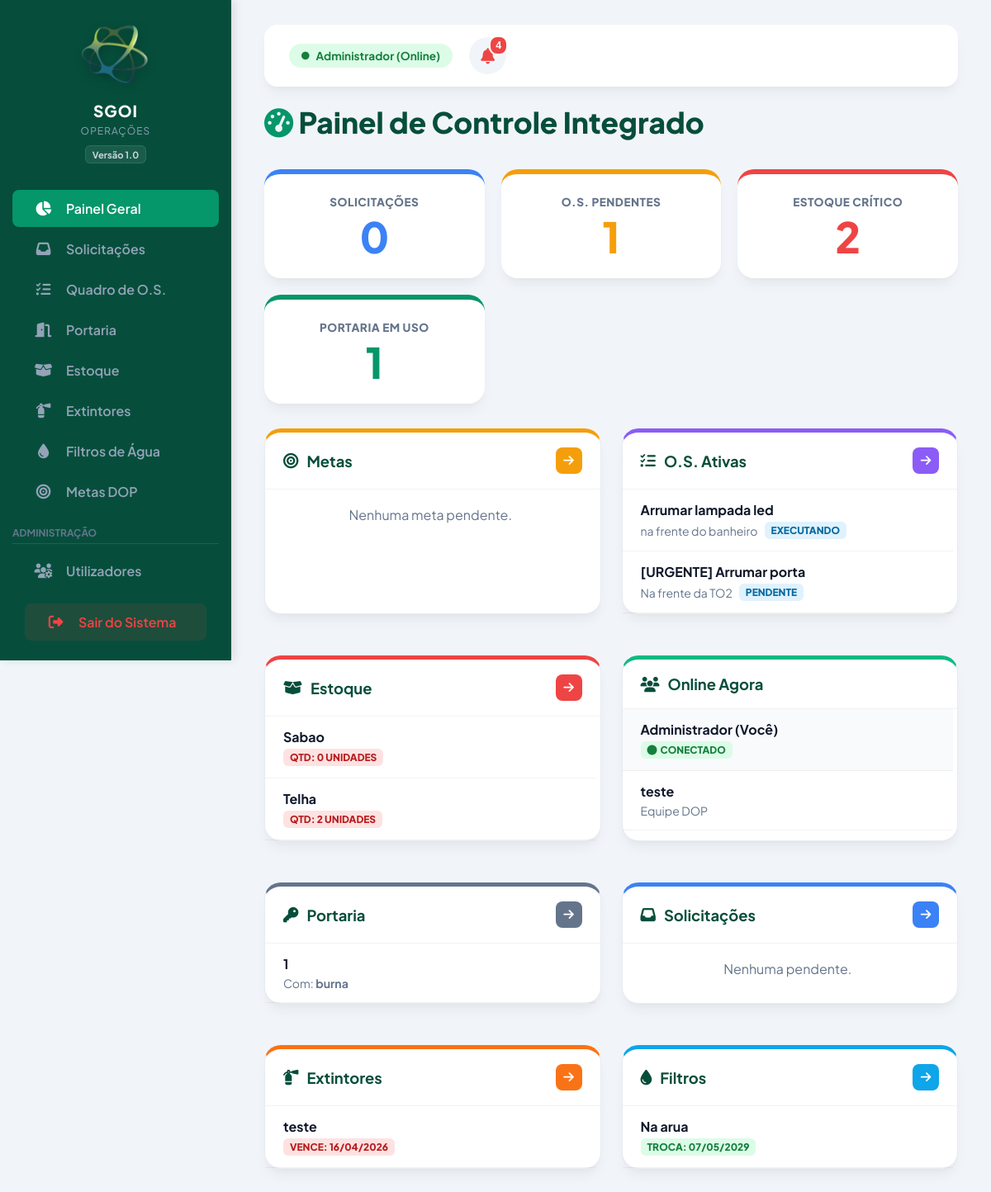
Screenshot of /src/painel.php (signed in) with the database file from the repository.
### tables this page shows
CREATE TABLE ordens_servico (
        id INTEGER PRIMARY KEY AUTOINCREMENT,
        descricao TEXT NOT NULL,
        local TEXT NOT NULL,
        solicitante TEXT NOT NULL,
        status TEXT DEFAULT 'Pendente',
        criado_por TEXT,
        data_criacao TEXT
    );

CREATE TABLE estoque (
        id INTEGER PRIMARY KEY AUTOINCREMENT,
        produto TEXT NOT NULL,
        quantidade INTEGER DEFAULT 0,
        unidade TEXT NOT NULL
    );

CREATE TABLE usuarios (
        id INTEGER PRIMARY KEY AUTOINCREMENT,
        nome TEXT NOT NULL,
        email TEXT UNIQUE NOT NULL,
        senha TEXT NOT NULL,
        is_admin INTEGER DEFAULT 0,
        acesso_dashboard INTEGER DEFAULT 0,
        acesso_portaria INTEGER DEFAULT 0,
        acesso_os INTEGER DEFAULT 0,
        acesso_estoque INTEGER DEFAULT 0,
        acesso_metas INTEGER DEFAULT 0,
        acesso_extintores INTEGER DEFAULT 0,
        acesso_filtros INTEGER DEFAULT 0,
        acesso_solicitacoes INTEGER DEFAULT 0
    );

CREATE TABLE ativos (
        id INTEGER PRIMARY KEY AUTOINCREMENT,
        identificador TEXT NOT NULL,
        categoria TEXT,
        responsavel TEXT,
        status TEXT DEFAULT 'Emprestado'
    );

CREATE TABLE extintores (
        id INTEGER PRIMARY KEY AUTOINCREMENT,
        local TEXT NOT NULL,
        tipo TEXT NOT NULL,
        data_vencimento TEXT NOT NULL,
        criado_por TEXT,
        data_criacao TEXT
    );

CREATE TABLE filtros (
        id INTEGER PRIMARY KEY AUTOINCREMENT,
        local TEXT NOT NULL,
        tipo TEXT NOT NULL,
        data_vencimento TEXT NOT NULL,
        criado_por TEXT,
        data_criacao TEXT
    );

### src/painel.php (the view, shortened to what this page needs)
<?php
require_once '../config/database.php';
$hora_atual = date('H:i');
$hoje = new DateTime(date('Y-m-d'));
$solicitacoes_novas = $pdo->query("SELECT COUNT(*) FROM solicitacoes WHERE status = 'Aguardando'")->fetchColumn();
$os_pendentes = $pdo->query("SELECT COUNT(*) FROM ordens_servico WHERE status = 'Pendente'")->fetchColumn();
$emprestados = $pdo->query("SELECT COUNT(*) FROM ativos WHERE status = 'Emprestado'")->fetchColumn();
$estoque_baixo = $pdo->query("SELECT COUNT(*) FROM estoque WHERE quantidade <= 3")->fetchColumn();
$metas_painel = $pdo->query("SELECT * FROM metas WHERE status = 'Pendente' ORDER BY data_limite ASC LIMIT 6")->fetchAll();
$lista_os = $pdo->query("SELECT id, descricao, local, status FROM ordens_servico WHERE status != 'Concluido' ORDER BY id DESC LIMIT 6")->fetchAll();
$lista_emprestados = $pdo->query("SELECT identificador, categoria, responsavel FROM ativos WHERE status = 'Emprestado' ORDER BY identificador ASC LIMIT 6")->fetchAll();
$lista_solicitacoes = $pdo->query("SELECT id, descricao, solicitante, data_criacao FROM solicitacoes WHERE status = 'Aguardando' ORDER BY id DESC LIMIT 5")->fetchAll();
$lista_estoque = $pdo->query("SELECT produto, quantidade, unidade FROM estoque WHERE quantidade <= 3 ORDER BY quantidade ASC LIMIT 5")->fetchAll();
$lista_extintores = $pdo->query("SELECT local, tipo, data_vencimento FROM extintores ORDER BY data_vencimento ASC LIMIT 5")->fetchAll();
$lista_filtros = $pdo->query("SELECT local, tipo, data_vencimento FROM filtros ORDER BY data_vencimento ASC LIMIT 5")->fetchAll();
$lista_usuarios = $pdo->query("SELECT nome FROM usuarios ORDER BY nome ASC LIMIT 5")->fetchAll();
$notificacoes = [];
$os_urgentes = 0;
foreach($lista_os as $os) { if(strpos($os['descricao'], '[URGENTE]') !== false) $os_urgentes++; }
if ($os_urgentes > 0) {
    $notificacoes[] = ['cor' => '#ef4444', 'bg' => '#fee2e2', 'icone' => 'fa-triangle-exclamation', 'titulo' => 'O.S. Urgente', 'texto' => "Existem $os_urgentes chamados prioritários abertos."];
}
if ($estoque_baixo > 0) {
    $notificacoes[] = ['cor' => '#8b5cf6', 'bg' => '#f5f3ff', 'icone' => 'fa-box-open', 'titulo' => 'Estoque Baixo', 'texto' => "Há $estoque_baixo item(ns) com quantidade crítica (<=3)."];
}
if ($hora_atual >= '16:30' && $emprestados > 0) {
    $notificacoes[] = ['cor' => '#ef4444', 'bg' => '#fee2e2', 'icone' => 'fa-clock-rotate-left', 'titulo' => 'Portaria', 'texto' => "Atenção: $emprestados item(ns) ainda não devolvidos hoje."];
}
$seguranca_vencida = 0;
foreach($lista_extintores as $ex) { if(new DateTime($ex['data_vencimento']) < $hoje) $seguranca_vencida++; }
if ($seguranca_vencida > 0) {
    $notificacoes[] = ['cor' => '#b91c1c', 'bg' => '#fef2f2', 'icone' => 'fa-shield-halved', 'titulo' => 'Segurança', 'texto' => "Existem $seguranca_vencida item(ns) (Extintor/Filtro) com validade vencida!"];
}
$tem_notificacao = count($notificacoes) > 0;
?>
<!DOCTYPE html>
<html lang="pt-BR">
<head>
    <link rel="stylesheet" href="../public/style.css?v=<?php echo time(); ?>">
    <link rel="stylesheet" href="https://cdnjs.cloudflare.com/ajax/libs/font-awesome/6.4.0/css/all.min.css">
</head>
<body class="layout-app">
    <?php $pagina_atual = 'painel.php'; include 'menu_nav.php'; ?>
    <main class="content" id="main-content">
        <header class="topbar" style="margin-bottom: 20px;">
            <div class="topbar-right">
                <span class="badge-online">
                    <i class="fa-solid fa-circle" style="font-size: 0.6rem;"></i>
                    <?php echo htmlspecialchars($_SESSION['usuario_nome']); ?> (Online)
                </span>
                <button class="btn-notif <?php echo $tem_notificacao ? 'tem-alerta' : ''; ?>" onclick="abrirNotificacoes()">
                    <i class="fa-solid fa-bell"></i>
                    <?php if($tem_notificacao): ?><span class="badge-notif"><?php echo count($notificacoes); ?></span><?php endif; ?>
                </button>
            </div>
        </header>
        <h1 style="color: var(--primary-dark); margin-bottom: 35px; font-weight: 800; font-size: 2.2rem;">
            <i class="fa-solid fa-gauge-high" style="color: var(--primary-green);"></i> Painel de Controle Integrado
        </h1>
        <div style="display: grid; grid-template-columns: repeat(auto-fit, minmax(220px, 1fr)); gap: 20px; margin-bottom: 30px;">
            <div class="stat-card-pro" style="border-top-color: #3b82f6;"><small>Solicitações</small><h2 style="color:#3b82f6;"><?php echo $solicitacoes_novas; ?></h2></div>
            <div class="stat-card-pro" style="border-top-color: var(--warning);"><small>O.S. Pendentes</small><h2 style="color:var(--warning);"><?php echo $os_pendentes; ?></h2></div>
            <div class="stat-card-pro" style="border-top-color: var(--danger);"><small>Estoque Crítico</small><h2 style="color:var(--danger);"><?php echo $estoque_baixo; ?></h2></div>
            <div class="stat-card-pro" style="border-top-color: var(--primary-green);"><small>Portaria em Uso</small><h2 style="color:var(--primary-green);"><?php echo $emprestados; ?></h2></div>
        </div>
        <div class="dashboard-grid-main">
            <div class="stat-card" style="padding: 0; border-top: 5px solid #f59e0b;">
                <div class="card-header-pro"><h3><i class="fa-solid fa-bullseye"></i> Metas</h3><a href="metas.php" class="btn-icon" style="background:#f59e0b;"><i class="fa-solid fa-arrow-right"></i></a></div>
                <div class="scroll-box" style="max-height: 280px;">
                    <?php if(empty($metas_painel)) echo "<p style='padding:20px; text-align:center; color:var(--text-muted);'>Nenhuma meta pendente.</p>"; ?>
                </div>
            </div>
            <div class="stat-card" style="padding: 0; border-top: 5px solid #8b5cf6;">
                <div class="card-header-pro"><h3><i class="fa-solid fa-list-check"></i> O.S. Ativas</h3><a href="os_kanban.php" class="btn-icon" style="background:#8b5cf6;"><i class="fa-solid fa-arrow-right"></i></a></div>
                <div class="scroll-box" style="max-height: 280px;">
                    <?php foreach($lista_os as $os): ?>
                        <div class="list-item-pro"><strong><?php echo htmlspecialchars($os['descricao']); ?></strong><div class="sub-info"><span><?php echo htmlspecialchars($os['local']); ?></span><span class="badge-status badge-info"><?php echo $os['status']; ?></span></div></div>
                    <?php endforeach; ?>
                </div>
            </div>
            <div class="stat-card" style="padding: 0; border-top: 5px solid #ef4444;">
                <div class="card-header-pro"><h3><i class="fa-solid fa-box-open"></i> Estoque</h3><a href="estoque.php" class="btn-icon" style="background:#ef4444;"><i class="fa-solid fa-arrow-right"></i></a></div>
                <div class="scroll-box" style="max-height: 280px;">
                    <?php foreach($lista_estoque as $est): ?>
                        <div class="list-item-pro"><strong><?php echo htmlspecialchars($est['produto']); ?></strong><div class="sub-info"><span class="badge-status badge-danger">Qtd: <?php echo $est['quantidade'] . " " . $est['unidade']; ?></span></div></div>
                    <?php endforeach; ?>
                </div>
            </div>
            <div class="stat-card" style="padding: 0; border-top: 5px solid #10b981;">
                <div class="card-header-pro"><h3><i class="fa-solid fa-users"></i> Online Agora</h3></div>
                <div class="scroll-box" style="max-height: 280px;">
                    <div class="list-item-pro" style="background:#f8fafc;">
                        <strong><?php echo htmlspecialchars($_SESSION['usuario_nome']); ?> (Você)</strong>
                        <div class="sub-info"><span class="badge-status badge-success"><i class="fa-solid fa-circle"></i> Conectado</span></div>
                    </div>
                    <?php foreach($lista_usuarios as $user): if($user['nome'] != $_SESSION['usuario_nome']): ?>
                        <div class="list-item-pro"><strong><?php echo htmlspecialchars($user['nome']); ?></strong><div class="sub-info"><span>Equipe DOP</span></div></div>
                    <?php endif; endforeach; ?>
                </div>
            </div>
            <div class="stat-card" style="padding: 0; border-top: 5px solid #64748b;">
                <div class="card-header-pro"><h3><i class="fa-solid fa-key"></i> Portaria</h3><a href="ativos.php" class="btn-icon" style="background:#64748b;"><i class="fa-solid fa-arrow-right"></i></a></div>
                <div class="scroll-box" style="max-height: 280px;">
                    <?php foreach($lista_emprestados as $emp): ?>
                        <div class="list-item-pro"><strong><?php echo htmlspecialchars($emp['identificador']); ?></strong><div class="sub-info"><span>Com: <b><?php echo htmlspecialchars($emp['responsavel']); ?></b></span></div></div>
                    <?php endforeach; ?>
                </div>
            </div>
            <div class="stat-card" style="padding: 0; border-top: 5px solid #3b82f6;">
                <div class="card-header-pro"><h3><i class="fa-solid fa-inbox"></i> Solicitações</h3><a href="solicitacoes.php" class="btn-icon" style="background:#3b82f6;"><i class="fa-solid fa-arrow-right"></i></a></div>
                <div class="scroll-box" style="max-height: 280px;">
                    <?php if(empty($lista_solicitacoes)) echo "<p style='padding:20px; text-align:center; color:var(--text-muted);'>Nenhuma pendente.</p>"; ?>
                </div>
            </div>
            <div class="stat-card" style="padding: 0; border-top: 5px solid #f97316;">
                <div class="card-header-pro"><h3><i class="fa-solid fa-fire-extinguisher"></i> Extintores</h3><a href="extintores.php" class="btn-icon" style="background:#f97316;"><i class="fa-solid fa-arrow-right"></i></a></div>
                <div class="scroll-box" style="max-height: 280px;">
                    <?php foreach($lista_extintores as $ex):
                        $v = new DateTime($ex['data_vencimento']); $ds = $hoje->diff($v); $dias = $ds->invert ? -$ds->days : $ds->days;
                    ?>
                        <div class="list-item-pro"><strong><?php echo htmlspecialchars($ex['local']); ?></strong><div class="sub-info"><span class="badge-status <?php echo ($dias < 0) ? 'badge-danger' : (($dias <= 90) ? 'badge-warning' : 'badge-success'); ?>">Vence: <?php echo date('d/m/Y', strtotime($ex['data_vencimento'])); ?></span></div></div>
                    <?php endforeach; ?>
                </div>
            </div>
            <div class="stat-card" style="padding: 0; border-top: 5px solid #0ea5e9;">
                <div class="card-header-pro"><h3><i class="fa-solid fa-droplet"></i> Filtros</h3><a href="filtros.php" class="btn-icon" style="background:#0ea5e9;"><i class="fa-solid fa-arrow-right"></i></a></div>
                <div class="scroll-box" style="max-height: 280px;">
                    <?php foreach($lista_filtros as $fl):
                        $v = new DateTime($fl['data_vencimento']); $ds = $hoje->diff($v); $dias = $ds->invert ? -$ds->days : $ds->days;
                    ?>
                        <div class="list-item-pro"><strong><?php echo htmlspecialchars($fl['local']); ?></strong><div class="sub-info"><span class="badge-status <?php echo ($dias < 0) ? 'badge-danger' : (($dias <= 90) ? 'badge-warning' : 'badge-success'); ?>">Troca: <?php echo date('d/m/Y', strtotime($fl['data_vencimento'])); ?></span></div></div>
                    <?php endforeach; ?>
                </div>
            </div>
        </div>
    </main>
</body>
</html>

### rows the page displays
ordens_servico: descricao "Arrumar lampada led", local "na frente do banheiro", status "EXECUTANDO"
ordens_servico: descricao "[URGENTE] Arrumar porta", local "Na frente da TO2", status "PENDENTE"
estoque: produto "Sabao", quantidade "0", unidade "UNIDADES"
estoque: produto "Telha", quantidade "2", unidade "UNIDADES"
usuarios: nome "teste"
ativos: identificador "1", responsavel "burna"
extintores: local "teste", data_vencimento "16/04/2026"
filtros: local "Na arua", data_vencimento "07/05/2029"

### other values shown
$_SESSION['usuario_nome'] "Administrador"
count($notificacoes) "4"
$solicitacoes_novas "0"
$os_pendentes "1"
$estoque_baixo "2"
$emprestados "1"
